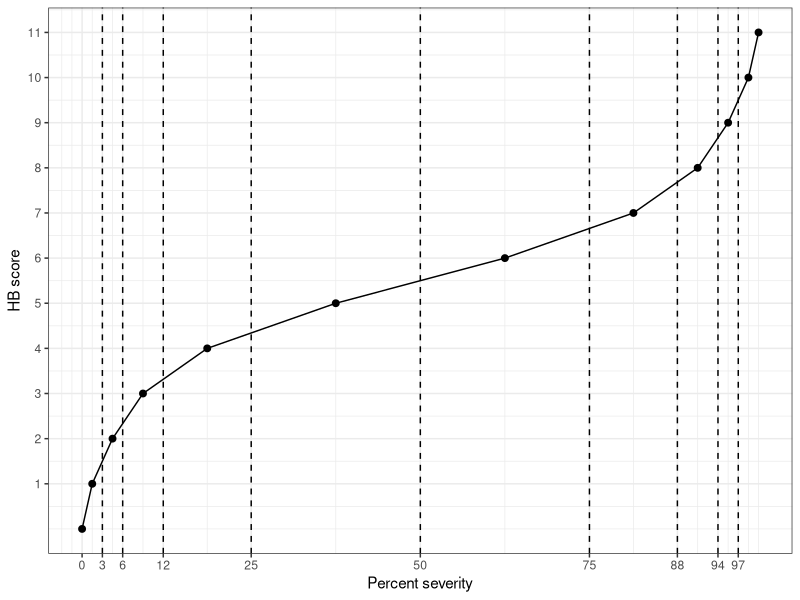
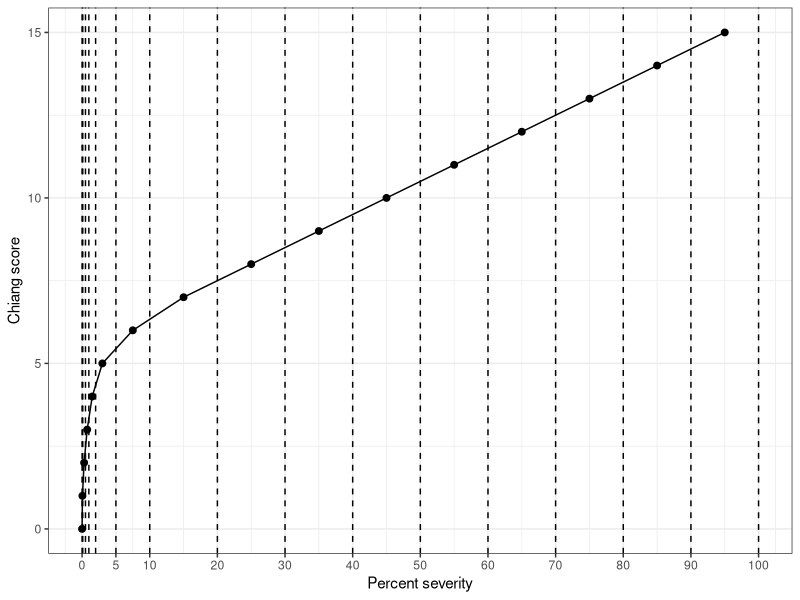

Write the R code that produced these figures, in order.
## ---- chunk 1
#| label: tbl-HB
#| tbl-cap: "The Horsfal-Barrat quantitative ordinal scale used as a tool for assessing plant disease severity "
HB <- tibble::tribble(
  ~ordinal, ~'range', ~midpoint,
  0,          '0',    0,   
  1,    '0+ to 3',  1.5,   
  2,    '3+ to 6',  4.5,   
  3,   '6+ to 12',  9.0,  
  4,  '12+ to 25', 18.5, 
  5,  '25+ to 50', 37.5, 
  6,  '50+ to 75', 62.5, 
  7,  '75+ to 88', 81.5, 
  8,  '88+ to 94', 91.0, 
  9,  '94+ to 97', 95.5, 
  10,'97+ to 100', 98.5,  
  11,      '100',   100 
  )
knitr::kable(HB, align = "c")
## ---- chunk 2
#| warning: false
#| message: false
#| label: fig-hb
#| fig-cap: "Ordinal scores of the Horsfal-Barrat scale"
library(tidyverse)
theme_set(theme_bw())
HB |> 
  ggplot(aes(midpoint, ordinal))+
  geom_point(size =2)+
  geom_line()+
  scale_x_continuous(breaks = c(0, 3, 6, 12, 25, 50, 75, 88, 94, 97))+
  scale_y_continuous(breaks = c(1:12))+
  geom_vline(aes(xintercept = 3), linetype = 2)+
  geom_vline(aes(xintercept = 6), linetype = 2)+
  geom_vline(aes(xintercept = 12), linetype = 2)+
  geom_vline(aes(xintercept = 25), linetype = 2)+
  geom_vline(aes(xintercept = 50), linetype = 2)+
  geom_vline(aes(xintercept = 75), linetype = 2)+
  geom_vline(aes(xintercept = 88), linetype = 2)+
  geom_vline(aes(xintercept = 94), linetype = 2)+
  geom_vline(aes(xintercept = 97), linetype = 2)+
  labs(x = "Percent severity", y = "HB score")
## ---- chunk 3
#| label: tbl-chiang
#| tbl-cap: "The Chiang quantitative ordinal scale used as a tool for assessing plant disease severity "
chiang <- tibble::tribble(
  ~ordinal, ~'range', ~midpoint,
  0,          '0',     0,   
  1,  '0+ to 0.1',  0.05,   
  2,'0.1+ to 0.5',   0.3,   
  3,  '0.5+ to 1',  0.75,  
  4,    '1+ to 2',   1.5, 
  5,    '2+ to 5',     3, 
  6,   '5+ to 10',   7.5, 
  7,  '10+ to 20',    15, 
  8,  '20+ to 30',    25, 
  9,  '30+ to 40',    35, 
  10, '40+ to 50',    45,  
  11, '50+ to 60',    55,
  12, '60+ to 70',    65,
  13, '70+ to 80',    75,
  14, '80+ to 90',    85,
  15,'90+ to 100',   95
  )
knitr::kable(chiang, align = "c")
## ---- chunk 4
#| warning: false
#| message: false
#| label: fig-chiagn
#| fig-cap: "Ordinal scores of the Chiang scale"
library(tidyverse)
theme_set(theme_bw())
chiang |> 
  ggplot(aes(midpoint, ordinal))+
  geom_point(size =2)+
  geom_line()+
  scale_x_continuous(breaks = c(0, 5, 10, 20, 30, 40, 50, 60, 70, 80, 90, 100))+
  geom_vline(aes(xintercept = 0), linetype = 2)+
  geom_vline(aes(xintercept = 0.1), linetype = 2)+
  geom_vline(aes(xintercept = 0.5), linetype = 2)+
  geom_vline(aes(xintercept = 1), linetype = 2)+
  geom_vline(aes(xintercept = 2), linetype = 2)+
  geom_vline(aes(xintercept = 5), linetype = 2)+
  geom_vline(aes(xintercept = 10), linetype = 2)+
  geom_vline(aes(xintercept = 20), linetype = 2)+
  geom_vline(aes(xintercept = 30), linetype = 2)+
   geom_vline(aes(xintercept = 40), linetype = 2)+
   geom_vline(aes(xintercept = 50), linetype = 2)+
   geom_vline(aes(xintercept = 60), linetype = 2)+
   geom_vline(aes(xintercept = 70), linetype = 2)+
   geom_vline(aes(xintercept = 80), linetype = 2)+
   geom_vline(aes(xintercept = 90), linetype = 2)+
   geom_vline(aes(xintercept = 100), linetype = 2)+
  labs(x = "Percent severity", y = "Chiang score")
  
  
## ---- chunk 5
DSI <- function(unit, class, max) {
df <- data.frame(unit, class)
tab <- aggregate(df$class, list(num=class), length)
tab$weight = tab$num * tab$x
(sum(as.numeric(tab$weight)))/(nrow(df)*max)*100
}
## ---- chunk 6
unit <- c(1:12)
class <- c(2,3,1,1,3,4,5,0,2,5,2,1)
ratings <- data.frame(unit, class)
ratings

## ---- chunk 7
DSI(ratings$unit, ratings$class, 6)

## ---- chunk 8
exp <- tibble::tribble(
  ~rep, ~`1`, ~`2`, ~`3`, ~`4`, ~`5`, ~`6`, ~`7`, ~`8`, ~`9`, ~`10`, ~`11`,~`12`,
  1, 2, 3, 1, 1, 3, 4, 5, 0, 2, 5, 2, 1,
  2, 3, 4, 4, 6, 5, 4, 4, 0, 2, 1, 1, 5,
  3, 5, 6, 6, 5, 4, 2, 0, 0, 0, 0, 2, 0,
  4, 5, 6, 0, 0, 0, 3, 3, 2, 1, 0, 2, 3, 
  5, 0, 0, 0, 0, 2, 3, 2, 5, 6, 2, 1, 0,
)
exp

## ---- chunk 9
res <- exp |> 
  pivot_longer(2:13, names_to = "unit", values_to = "class") |>
  group_by(rep) |> 
  summarise(DSI = DSI(unit, class, 6))
## ---- chunk 10
knitr::kable(res, align = "c")
